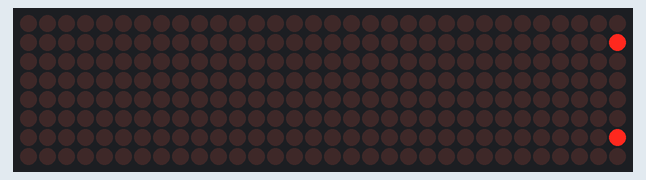
Simulated run of this sketch. Board: Arduino Uno, built with avr-gcc and run on an emulated ATmega328P. Shown: 32×8 LED matrix.

Above: at 0.33 s.
At 5.17 s:
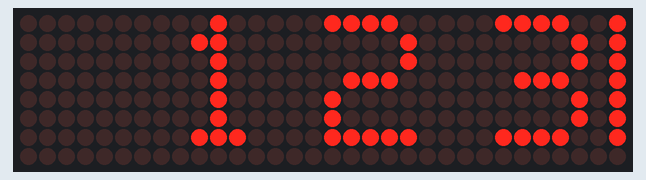
At 10.01 s:
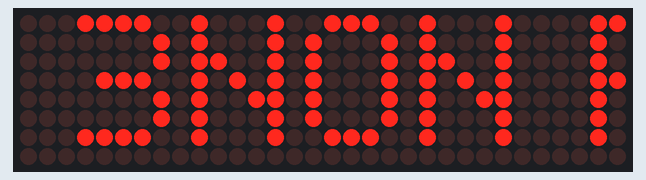
At 19.91 s:
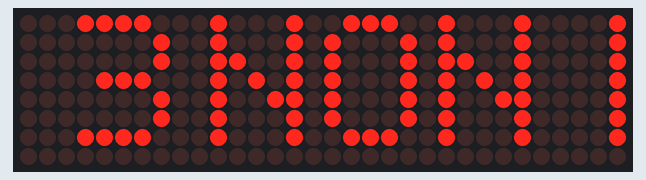
At 30.03 s:
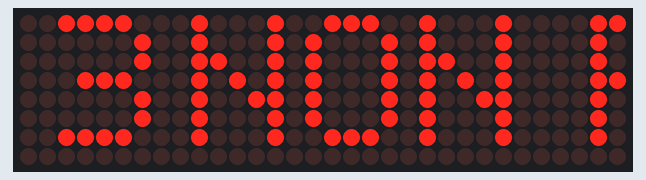
At 39.71 s:
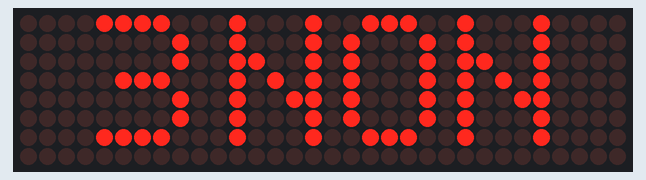

The sketch:

32x8-LED-Matrix-Display-19072025.ino
```cpp
#include <MD_Parola.h>
#include <MD_MAX72xx.h>
#include <SPI.h>

#define HARDWARE_TYPE MD_MAX72XX::FC16_HW
//#define HARDWARE_TYPE MD_MAX72XX::GENERIC_HW

#define MAX_DEVICES 4
#define CS_PIN 10

MD_Parola myDisplay = MD_Parola(HARDWARE_TYPE, CS_PIN, MAX_DEVICES);

unsigned long previousMillis = 0;   // Stores the last time the display message was updated
const long interval = 5000;         // Interval for messages (5 seconds)
bool firstMessageActive = true;     // Flag to track which message is currently active

void setup() {
  myDisplay.begin();
  myDisplay.setIntensity(1);
  myDisplay.displayClear();
  // Display the first message initially
  myDisplay.displayScroll("1 2 3 4 5 6 7 8 oui!", PA_CENTER, PA_SCROLL_LEFT, 220);
  previousMillis = millis(); // Initialize previousMillis
}

void loop() {
  // Always call displayAnimate() to keep the display running
  if (myDisplay.displayAnimate()) {
    // Animation is still playing, do nothing else
  } else {
    // Animation has finished, check if it's time to switch messages
    unsigned long currentMillis = millis();

    if (currentMillis - previousMillis >= interval) {
      previousMillis = currentMillis; // Update the last time the message was switched

      if (firstMessageActive) {
        myDisplay.displayScroll("NON RAYAN! T_T", PA_CENTER, PA_SCROLL_LEFT, 220);
        firstMessageActive = false;
      } else {
        myDisplay.displayScroll("1 2 3 4 5 6 7 8 oui!", PA_CENTER, PA_SCROLL_LEFT, 220);
        firstMessageActive = true;
      }
    }
  }
}
```
